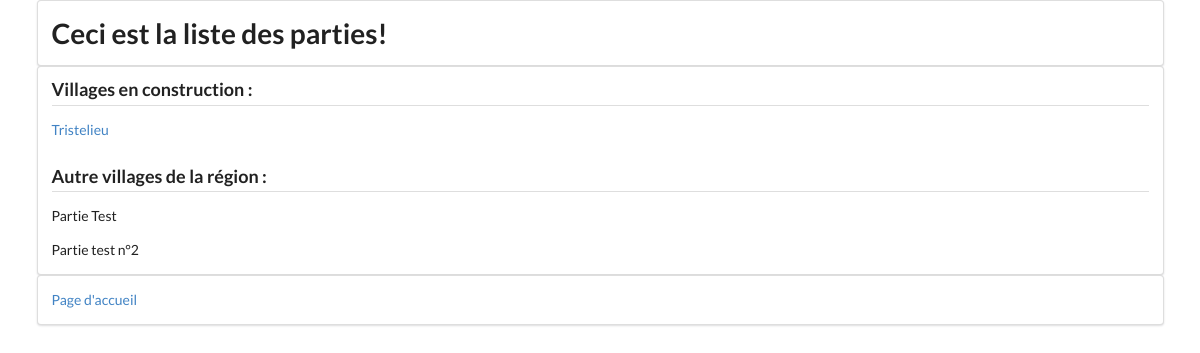
Page /gameList/ on the earlier database version.
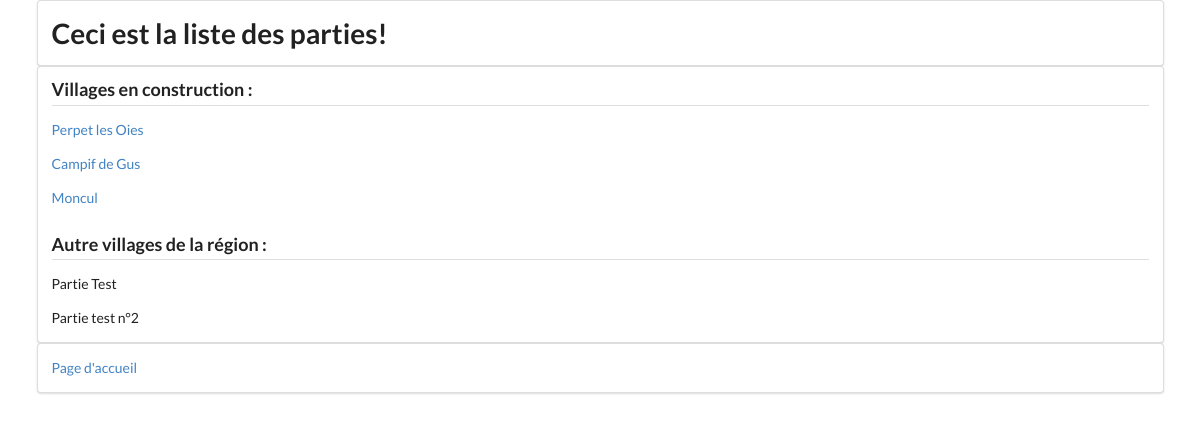
Same page on the later database version.
### website/models.py (models this page shows)
class Game(models.Model):
    name = models.TextField(max_length=50, blank=True)
    gamemode = models.TextField(max_length=50, blank=True)
    player = models.ManyToManyField(Player)
    started = models.BooleanField(default=True)

### website/views.py (the view)
# urls.py: url(r'^gameList/?', views.game_list, name='gameList'),
def game_list(request):
    games_being_created=Game.objects.filter(started__exact=False)
    games_started=Game.objects.filter(started__exact=True)
    return render(request, 'website/gameList.html',context={'gamesStarted':games_started,'gamesBeingCreated':games_being_created})

### templates/website/gameList.html (shortened to what this page needs)
{% extends 'website/includes/base.html' %}
{% block content %}
    <div class="ui container">
        <div class="ui segment">
            <h1 class="ui center"> Ceci est la liste des parties! </h1>
        </div>
    </div>
    <div class="ui container">
        <div class="ui segment">
            <h3 class="ui dividing header">Villages en construction :</h3>
            {% for game in gamesBeingCreated %}
                <p><a href="{% url 'currentGame' game.id %}">{{ game.name }}</a></p>
            {% endfor %}
            <h3 class="ui dividing header">Autre villages de la région :</h3>
            {% for game in gamesStarted %}
                <p>{{ game.name }}</p>
            {% endfor %}
        </div>
    </div>
    <div class="ui container">
        <div class="ui segment">
           <p><a href="{% url 'home' %}">Page d'accueil</a></p>
        </div>
    </div>
{% endblock %}

### templates/website/includes/base.html (shortened to what this page needs)
{% load staticfiles %}
<!DOCTYPE html>
<html>
<head>
    <link rel="stylesheet" type="text/css" href="{% static 'website/semantic/components/reset.min.css' %}">
    <link rel="stylesheet" type="text/css" href="{% static 'website/semantic/components/site.min.css' %}">
    <link rel="stylesheet" type="text/css" href="{% static 'website/semantic/components/container.min.css' %}">
    <link rel="stylesheet" type="text/css" href="{% static 'website/semantic/components/grid.min.css' %}">
    <link rel="stylesheet" type="text/css" href="{% static 'website/semantic/components/header.min.css' %}">
    <link rel="stylesheet" type="text/css" href="{% static 'website/semantic/components/image.min.css' %}">
    <link rel="stylesheet" type="text/css" href="{% static 'website/semantic/components/menu.min.css' %}">
    <link rel="stylesheet" type="text/css" href="{% static 'website/semantic/components/comment.css' %}">
    <link rel="stylesheet" type="text/css" href="{% static 'website/semantic/components/header.css' %}">
    <link rel="stylesheet" type="text/css" href="{% static 'website/semantic/components/divider.css' %}">
    <link rel="stylesheet" type="text/css" href="{% static 'website/semantic/components/list.min.css' %}">
    <link rel="stylesheet" type="text/css" href="{% static 'website/semantic/components/segment.min.css' %}">
    <link rel="stylesheet" type="text/css" href="{% static 'website/semantic/components/dropdown.min.css' %}">
    <link rel="stylesheet" type="text/css" href="{% static 'website/semantic/components/button.css' %}">
    <link rel="stylesheet" type="text/css" href="{% static 'website/semantic/components/input.css' %}">
    <link rel="stylesheet" type="text/css" href="{% static 'website/semantic/components/form.css' %}">
    <link rel="stylesheet" type="text/css" href="{% static 'website/semantic/components/icon.min.css' %}">
    <link rel="stylesheet" type="text/css" href="{% static 'website/semantic/components/sticky.min.css' %}">
    <link rel="stylesheet" type="text/css" href="{% static 'website/semantic/components/message.min.css' %}">
    <link rel="stylesheet" type="text/css" href="{% static 'website/semantic/components/tab.min.css' %}">
</head>
<body>
{% block content %}
{% endblock %}
</body>
</html>

### website/static/website/semantic/components/header.css (style rules this page uses)
.ui.header { border: none; margin: calc(2rem - 0.14285714em ) 0em 1rem; padding: 0em 0em; font-family: 'Lato', 'Helvetica Neue', Arial, Helvetica, sans-serif; font-weight: bold; line-height: 1.28571429em; text-transform: none; color: rgba(0, 0, 0, 0.87); }
.ui.header:first-child { margin-top: -0.14285714em; }
.ui.header + p { margin-top: 0em; }
h3.ui.header { font-size: 1.28571429rem; }
.ui.dividing.header { padding-bottom: 0.21428571rem; border-bottom: 1px solid rgba(34, 36, 38, 0.15); }

Differences in the rows shown:
changed Game: name "Tristelieu" → "Perpet les Oies"
added Game: name "Campif de Gus", shown under "Villages en construction :"
added Game: name "Moncul", shown under "Villages en construction :"
